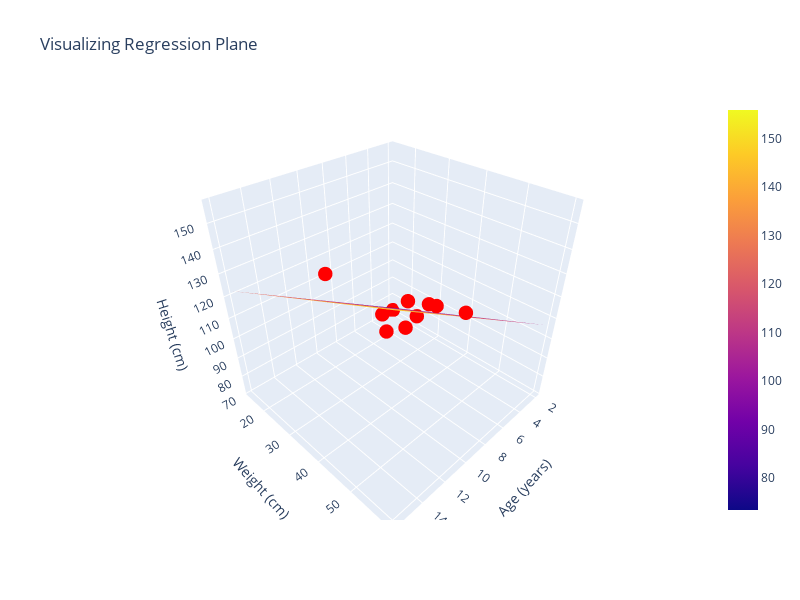

Notebook source saved alongside this figure:
### Code cell
fig = go.Figure()

_ = fig.add_trace(go.Scatter3d(
    x=data['Age'], y=data['Weight'], z=data['Height'],
    mode='markers', marker=dict(size=5, color='red'), name='Actual Data'
))

_ = fig.add_trace(go.Surface(
    x=xx, y=yy, z=zz, name='Regression Plane'
))

fig.update_layout(
    title='Visualizing Regression Plane',
    scene=dict(
        xaxis_title='Age (years)', yaxis_title='Weight (cm)', zaxis_title='Height (cm)'
    ),
    width=800, height=600
)
